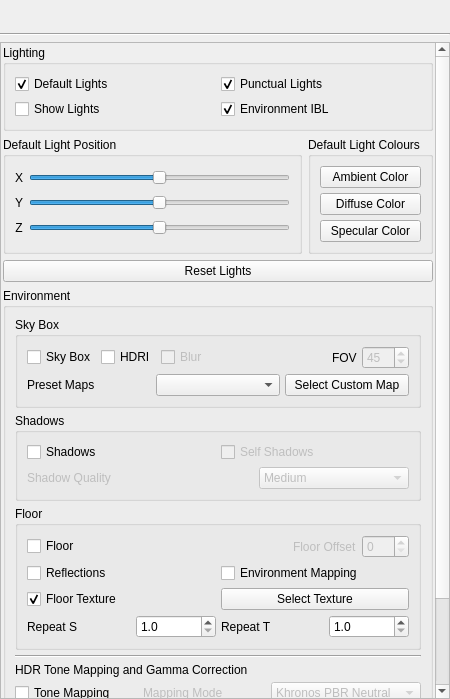
<?xml version="1.0" encoding="UTF-8"?>
<ui version="4.0">
 <author>N. Sharjith</author>
 <class>VisualizationEnvironmentPanel</class>
 <widget class="QWidget" name="VisualizationEnvironmentPanel">
  <property name="geometry">
   <rect>
    <x>0</x>
    <y>0</y>
    <width>450</width>
    <height>699</height>
   </rect>
  </property>
  <property name="sizePolicy">
   <sizepolicy hsizetype="Expanding" vsizetype="Expanding">
    <horstretch>0</horstretch>
    <verstretch>0</verstretch>
   </sizepolicy>
  </property>
  <property name="windowTitle">
   <string>Visualization Environment Settings</string>
  </property>
  <layout class="QGridLayout" name="gridLayout_2">
   <property name="leftMargin">
    <number>0</number>
   </property>
   <property name="topMargin">
    <number>0</number>
   </property>
   <property name="rightMargin">
    <number>0</number>
   </property>
   <property name="bottomMargin">
    <number>0</number>
   </property>
   <item row="0" column="0">
    <layout class="QHBoxLayout" name="toolbarLayout">
     <property name="spacing">
      <number>4</number>
     </property>
     <property name="leftMargin">
      <number>2</number>
     </property>
     <property name="topMargin">
      <number>2</number>
     </property>
     <property name="rightMargin">
      <number>2</number>
     </property>
     <property name="bottomMargin">
      <number>2</number>
     </property>
     <item>
      <widget class="QToolButton" name="toolButtonDetach">
       <property name="toolTip">
        <string>Detach from panel</string>
       </property>
       <property name="icon">
        <iconset resource="../ModelViewer.qrc">
         <normaloff>:/icons/res/detach.png</normaloff>:/icons/res/detach.png</iconset>
       </property>
       <property name="iconSize">
        <size>
         <width>16</width>
         <height>16</height>
        </size>
       </property>
       <property name="autoRaise">
        <bool>true</bool>
       </property>
      </widget>
     </item>
     <item>
      <spacer name="toolbarStretch">
       <property name="orientation">
        <enum>Qt::Orientation::Horizontal</enum>
       </property>
       <property name="sizeType">
        <enum>QSizePolicy::Policy::Expanding</enum>
       </property>
       <property name="sizeHint" stdset="0">
        <size>
         <width>40</width>
         <height>20</height>
        </size>
       </property>
      </spacer>
     </item>
    </layout>
   </item>
   <item row="2" column="0">
    <widget class="QScrollArea" name="scrollArea">
     <property name="sizePolicy">
      <sizepolicy hsizetype="Expanding" vsizetype="Expanding">
       <horstretch>0</horstretch>
       <verstretch>1</verstretch>
      </sizepolicy>
     </property>
     <property name="minimumSize">
      <size>
       <width>450</width>
       <height>650</height>
      </size>
     </property>
     <property name="frameShadow">
      <enum>QFrame::Shadow::Plain</enum>
     </property>
     <property name="verticalScrollBarPolicy">
      <enum>Qt::ScrollBarPolicy::ScrollBarAsNeeded</enum>
     </property>
     <property name="widgetResizable">
      <bool>true</bool>
     </property>
     <widget class="QWidget" name="scrollContents">
      <property name="geometry">
       <rect>
        <x>0</x>
        <y>-230</y>
        <width>436</width>
        <height>886</height>
       </rect>
      </property>
      <layout class="QGridLayout" name="gridLayout">
       <property name="leftMargin">
        <number>2</number>
       </property>
       <property name="topMargin">
        <number>2</number>
       </property>
       <property name="rightMargin">
        <number>2</number>
       </property>
       <property name="bottomMargin">
        <number>2</number>
       </property>
       <item row="0" column="0">
        <widget class="QGroupBox" name="groupBoxLighting">
         <property name="title">
          <string>Lighting</string>
         </property>
         <layout class="QGridLayout" name="lightingLayout">
          <property name="spacing">
           <number>5</number>
          </property>
          <item row="0" column="0">
           <widget class="QCheckBox" name="checkBoxDefaultLights">
            <property name="text">
             <string>Default Lights</string>
            </property>
            <property name="checked">
             <bool>true</bool>
            </property>
           </widget>
          </item>
          <item row="0" column="1">
           <widget class="QCheckBox" name="checkBoxPunctualLights">
            <property name="text">
             <string>Punctual Lights</string>
            </property>
            <property name="checked">
             <bool>true</bool>
            </property>
           </widget>
          </item>
          <item row="1" column="0">
           <widget class="QCheckBox" name="checkBoxShowLights">
            <property name="text">
             <string>Show Lights</string>
            </property>
           </widget>
          </item>
          <item row="1" column="1">
           <widget class="QCheckBox" name="checkBoxIBL">
            <property name="text">
             <string>Environment IBL</string>
            </property>
            <property name="checked">
             <bool>true</bool>
            </property>
           </widget>
          </item>
         </layout>
        </widget>
       </item>
       <item row="1" column="0">
        <layout class="QVBoxLayout" name="verticalLayout">
         <item>
          <layout class="QHBoxLayout" name="horizontalLayout">
           <item>
            <widget class="QGroupBox" name="groupBoxLightPosition">
             <property name="title">
              <string>Default Light Position</string>
             </property>
             <property name="flat">
              <bool>true</bool>
             </property>
             <layout class="QGridLayout" name="gridLayout_3">
              <item row="0" column="0">
               <widget class="QLabel" name="labelLightX">
                <property name="text">
                 <string>X</string>
                </property>
                <property name="alignment">
                 <set>Qt::AlignmentFlag::AlignCenter</set>
                </property>
               </widget>
              </item>
              <item row="0" column="1">
               <widget class="QSlider" name="sliderLightPosX">
                <property name="minimum">
                 <number>-200</number>
                </property>
                <property name="maximum">
                 <number>200</number>
                </property>
                <property name="orientation">
                 <enum>Qt::Orientation::Horizontal</enum>
                </property>
               </widget>
              </item>
              <item row="1" column="0">
               <widget class="QLabel" name="labelLightY">
                <property name="text">
                 <string>Y</string>
                </property>
                <property name="alignment">
                 <set>Qt::AlignmentFlag::AlignCenter</set>
                </property>
               </widget>
              </item>
              <item row="1" column="1">
               <widget class="QSlider" name="sliderLightPosY">
                <property name="minimum">
                 <number>-200</number>
                </property>
                <property name="maximum">
                 <number>200</number>
                </property>
                <property name="orientation">
                 <enum>Qt::Orientation::Horizontal</enum>
                </property>
               </widget>
              </item>
              <item row="2" column="0">
               <widget class="QLabel" name="labelLightZ">
                <property name="text">
                 <string>Z</string>
                </property>
                <property name="alignment">
                 <set>Qt::AlignmentFlag::AlignCenter</set>
                </property>
               </widget>
              </item>
              <item row="2" column="1">
               <widget class="QSlider" name="sliderLightPosZ">
                <property name="minimum">
                 <number>-100</number>
                </property>
                <property name="maximum">
                 <number>100</number>
                </property>
                <property name="orientation">
                 <enum>Qt::Orientation::Horizontal</enum>
                </property>
               </widget>
              </item>
             </layout>
            </widget>
           </item>
           <item>
            <widget class="QGroupBox" name="groupBoxLightColors">
             <property name="title">
              <string>Default Light Colours</string>
             </property>
             <property name="flat">
              <bool>true</bool>
             </property>
             <layout class="QGridLayout" name="lightColorsLayout">
              <property name="spacing">
               <number>5</number>
              </property>
              <item row="0" column="0">
               <widget class="QPushButton" name="pushButtonLightAmbient">
                <property name="text">
                 <string>Ambient Color</string>
                </property>
               </widget>
              </item>
              <item row="1" column="0">
               <widget class="QPushButton" name="pushButtonLightDiffuse">
                <property name="text">
                 <string>Diffuse Color</string>
                </property>
               </widget>
              </item>
              <item row="2" column="0">
               <widget class="QPushButton" name="pushButtonLightSpecular">
                <property name="text">
                 <string>Specular Color</string>
                </property>
               </widget>
              </item>
             </layout>
            </widget>
           </item>
          </layout>
         </item>
         <item>
          <widget class="QPushButton" name="pushButtonDefaultLights">
           <property name="toolTip">
            <string>Reset to default light and material</string>
           </property>
           <property name="text">
            <string>Reset Lights</string>
           </property>
          </widget>
         </item>
        </layout>
       </item>
       <item row="2" column="0">
        <widget class="QGroupBox" name="groupBoxEnvironment">
         <property name="title">
          <string>Environment</string>
         </property>
         <property name="flat">
          <bool>true</bool>
         </property>
         <layout class="QVBoxLayout" name="environmentLayout">
          <property name="spacing">
           <number>5</number>
          </property>
          <item>
           <widget class="QGroupBox" name="groupBoxSkyBox">
            <property name="title">
             <string>Sky Box</string>
            </property>
            <property name="flat">
             <bool>true</bool>
            </property>
            <layout class="QVBoxLayout" name="skyBoxLayout">
             <property name="spacing">
              <number>5</number>
             </property>
             <item>
              <layout class="QHBoxLayout" name="skyBoxCheckLayout">
               <item>
                <widget class="QCheckBox" name="checkBoxSkyBox">
                 <property name="text">
                  <string>Sky Box</string>
                 </property>
                </widget>
               </item>
               <item>
                <widget class="QCheckBox" name="checkBoxSkyBoxHDRI">
                 <property name="enabled">
                  <bool>true</bool>
                 </property>
                 <property name="text">
                  <string>HDRI</string>
                 </property>
                </widget>
               </item>
               <item>
                <widget class="QCheckBox" name="checkBoxSkyBoxBlurred">
                 <property name="enabled">
                  <bool>false</bool>
                 </property>
                 <property name="text">
                  <string>Blur</string>
                 </property>
                </widget>
               </item>
               <item>
                <spacer name="spacerSkyBox">
                 <property name="orientation">
                  <enum>Qt::Orientation::Horizontal</enum>
                 </property>
                 <property name="sizeHint" stdset="0">
                  <size>
                   <width>40</width>
                   <height>20</height>
                  </size>
                 </property>
                </spacer>
               </item>
               <item>
                <widget class="QLabel" name="labelFOV">
                 <property name="text">
                  <string>FOV</string>
                 </property>
                </widget>
               </item>
               <item>
                <widget class="QDoubleSpinBox" name="doubleSpinBoxSkyBoxFOV">
                 <property name="enabled">
                  <bool>false</bool>
                 </property>
                 <property name="maximumSize">
                  <size>
                   <width>80</width>
                   <height>16777215</height>
                  </size>
                 </property>
                 <property name="decimals">
                  <number>0</number>
                 </property>
                 <property name="minimum">
                  <double>15.000000000000000</double>
                 </property>
                 <property name="maximum">
                  <double>120.000000000000000</double>
                 </property>
                 <property name="value">
                  <double>45.000000000000000</double>
                 </property>
                </widget>
               </item>
              </layout>
             </item>
             <item>
              <layout class="QHBoxLayout" name="presetMapsLayout">
               <item>
                <widget class="QLabel" name="labelPresetMaps">
                 <property name="text">
                  <string>Preset Maps</string>
                 </property>
                </widget>
               </item>
               <item>
                <widget class="QComboBox" name="comboBoxSkyBoxMaps">
                 <property name="maximumSize">
                  <size>
                   <width>150</width>
                   <height>16777215</height>
                  </size>
                 </property>
                </widget>
               </item>
               <item>
                <widget class="QPushButton" name="pushButtonSkyBoxTex">
                 <property name="enabled">
                  <bool>true</bool>
                 </property>
                 <property name="text">
                  <string>Select Custom Map</string>
                 </property>
                </widget>
               </item>
              </layout>
             </item>
            </layout>
           </widget>
          </item>
          <item>
           <widget class="QGroupBox" name="groupBoxShadows">
            <property name="title">
             <string>Shadows</string>
            </property>
            <property name="flat">
             <bool>true</bool>
            </property>
            <layout class="QVBoxLayout" name="shadowsLayout">
             <property name="spacing">
              <number>5</number>
             </property>
             <item>
              <layout class="QHBoxLayout" name="shadowsCheckLayout">
               <item>
                <widget class="QCheckBox" name="checkBoxShadowMapping">
                 <property name="text">
                  <string>Shadows</string>
                 </property>
                </widget>
               </item>
               <item>
                <widget class="QCheckBox" name="checkBoxSelfShadows">
                 <property name="enabled">
                  <bool>false</bool>
                 </property>
                 <property name="text">
                  <string>Self Shadows</string>
                 </property>
                </widget>
               </item>
              </layout>
             </item>
             <item>
              <layout class="QHBoxLayout" name="shadowQualityLayout">
               <item>
                <widget class="QLabel" name="labelShadowQuality">
                 <property name="enabled">
                  <bool>false</bool>
                 </property>
                 <property name="text">
                  <string>Shadow Quality</string>
                 </property>
                </widget>
               </item>
               <item>
                <widget class="QComboBox" name="comboBoxShadowQuality">
                 <property name="enabled">
                  <bool>false</bool>
                 </property>
                 <property name="maximumSize">
                  <size>
                   <width>150</width>
                   <height>16777215</height>
                  </size>
                 </property>
                 <property name="currentIndex">
                  <number>1</number>
                 </property>
                 <item>
                  <property name="text">
                   <string>Low (Sharper)</string>
                  </property>
                 </item>
                 <item>
                  <property name="text">
                   <string>Medium</string>
                  </property>
                 </item>
                 <item>
                  <property name="text">
                   <string>High</string>
                  </property>
                 </item>
                 <item>
                  <property name="text">
                   <string>Ultra (Softer)</string>
                  </property>
                 </item>
                </widget>
               </item>
              </layout>
             </item>
            </layout>
           </widget>
          </item>
          <item>
           <widget class="QGroupBox" name="groupBoxFloor">
            <property name="title">
             <string>Floor</string>
            </property>
            <property name="flat">
             <bool>true</bool>
            </property>
            <layout class="QVBoxLayout" name="floorLayout">
             <property name="spacing">
              <number>5</number>
             </property>
             <item>
              <layout class="QHBoxLayout" name="floorCheckLayout">
               <item>
                <widget class="QCheckBox" name="checkBoxFloor">
                 <property name="text">
                  <string>Floor</string>
                 </property>
                </widget>
               </item>
               <item>
                <spacer name="spacerFloorCheck">
                 <property name="orientation">
                  <enum>Qt::Orientation::Horizontal</enum>
                 </property>
                 <property name="sizeHint" stdset="0">
                  <size>
                   <width>40</width>
                   <height>20</height>
                  </size>
                 </property>
                </spacer>
               </item>
               <item>
                <widget class="QLabel" name="labelFloorOffset">
                 <property name="enabled">
                  <bool>false</bool>
                 </property>
                 <property name="text">
                  <string>Floor Offset</string>
                 </property>
                </widget>
               </item>
               <item>
                <widget class="QDoubleSpinBox" name="doubleSpinBoxFloorOffset">
                 <property name="enabled">
                  <bool>false</bool>
                 </property>
                 <property name="maximumSize">
                  <size>
                   <width>80</width>
                   <height>16777215</height>
                  </size>
                 </property>
                 <property name="decimals">
                  <number>0</number>
                 </property>
                 <property name="maximum">
                  <double>100.000000000000000</double>
                 </property>
                </widget>
               </item>
              </layout>
             </item>
             <item>
              <layout class="QHBoxLayout" name="reflectionsLayout">
               <item>
                <widget class="QCheckBox" name="checkBoxReflections">
                 <property name="text">
                  <string>Reflections</string>
                 </property>
                </widget>
               </item>
               <item>
                <widget class="QCheckBox" name="checkBoxEnvMapping">
                 <property name="text">
                  <string>Environment Mapping</string>
                 </property>
                </widget>
               </item>
              </layout>
             </item>
             <item>
              <layout class="QHBoxLayout" name="floorTextureLayout">
               <item>
                <widget class="QCheckBox" name="checkBoxFloorTexture">
                 <property name="text">
                  <string>Floor Texture</string>
                 </property>
                 <property name="checked">
                  <bool>true</bool>
                 </property>
                </widget>
               </item>
               <item>
                <widget class="QPushButton" name="pushButtonFloorTexture">
                 <property name="text">
                  <string>Select Texture</string>
                 </property>
                </widget>
               </item>
              </layout>
             </item>
             <item>
              <layout class="QHBoxLayout" name="floorRepeatLayout">
               <item>
                <widget class="QLabel" name="labelRepeatS">
                 <property name="text">
                  <string>Repeat S</string>
                 </property>
                </widget>
               </item>
               <item>
                <widget class="QDoubleSpinBox" name="doubleSpinBoxRepeatS">
                 <property name="maximumSize">
                  <size>
                   <width>80</width>
                   <height>16777215</height>
                  </size>
                 </property>
                 <property name="decimals">
                  <number>1</number>
                 </property>
                 <property name="minimum">
                  <double>1.000000000000000</double>
                 </property>
                 <property name="maximum">
                  <double>10.000000000000000</double>
                 </property>
                 <property name="value">
                  <double>1.000000000000000</double>
                 </property>
                </widget>
               </item>
               <item>
                <widget class="QLabel" name="labelRepeatT">
                 <property name="text">
                  <string>Repeat T</string>
                 </property>
                </widget>
               </item>
               <item>
                <widget class="QDoubleSpinBox" name="doubleSpinBoxRepeatT">
                 <property name="maximumSize">
                  <size>
                   <width>80</width>
                   <height>16777215</height>
                  </size>
                 </property>
                 <property name="decimals">
                  <number>1</number>
                 </property>
                 <property name="minimum">
                  <double>1.000000000000000</double>
                 </property>
                 <property name="maximum">
                  <double>10.000000000000000</double>
                 </property>
                 <property name="value">
                  <double>1.000000000000000</double>
                 </property>
                </widget>
               </item>
              </layout>
             </item>
            </layout>
           </widget>
          </item>
          <item>
           <widget class="QFrame" name="separatorLine">
            <property name="frameShape">
             <enum>QFrame::Shape::HLine</enum>
            </property>
            <property name="frameShadow">
             <enum>QFrame::Shadow::Sunken</enum>
            </property>
           </widget>
          </item>
          <item>
           <widget class="QLabel" name="labelHDRSection">
            <property name="text">
             <string>HDR Tone Mapping and Gamma Correction</string>
            </property>
           </widget>
          </item>
          <item>
           <layout class="QHBoxLayout" name="toneMappingLayout">
            <item>
             <widget class="QCheckBox" name="checkBoxHDRToneMapping">
              <property name="text">
               <string>Tone Mapping</string>
              </property>
             </widget>
            </item>
            <item>
             <widget class="QLabel" name="labelToneMappingMode">
              <property name="enabled">
               <bool>false</bool>
              </property>
              <property name="text">
               <string>Mapping Mode</string>
              </property>
             </widget>
            </item>
            <item>
             <widget class="QComboBox" name="comboBoxHDRToneMappingMode">
              <property name="enabled">
               <bool>false</bool>
              </property>
              <property name="maximumSize">
               <size>
                <width>150</width>
                <height>16777215</height>
               </size>
              </property>
              <item>
               <property name="text">
                <string>Khronos PBR Neutral</string>
               </property>
              </item>
              <item>
               <property name="text">
                <string>ACES Narkowicz</string>
               </property>
              </item>
              <item>
               <property name="text">
                <string>ACES Hill</string>
               </property>
              </item>
              <item>
               <property name="text">
                <string>ACES Hill Exposure Boost</string>
               </property>
              </item>
              <item>
               <property name="text">
                <string>Uncharted 2</string>
               </property>
              </item>
              <item>
               <property name="text">
                <string>Reinhard</string>
               </property>
              </item>
             </widget>
            </item>
           </layout>
          </item>
          <item>
           <layout class="QHBoxLayout" name="exposureLayout">
            <item>
             <widget class="QLabel" name="labelEnvMapExposure">
              <property name="enabled">
               <bool>false</bool>
              </property>
              <property name="text">
               <string>Env Map Exposure</string>
              </property>
             </widget>
            </item>
            <item>
             <widget class="QDoubleSpinBox" name="doubleSpinBoxEnvMapExposure">
              <property name="enabled">
               <bool>false</bool>
              </property>
              <property name="maximumSize">
               <size>
                <width>80</width>
                <height>16777215</height>
               </size>
              </property>
              <property name="decimals">
               <number>1</number>
              </property>
              <property name="minimum">
               <double>-8.000000000000000</double>
              </property>
              <property name="maximum">
               <double>8.000000000000000</double>
              </property>
              <property name="singleStep">
               <double>0.100000000000000</double>
              </property>
             </widget>
            </item>
            <item>
             <widget class="QLabel" name="labelIBLExposure">
              <property name="enabled">
               <bool>false</bool>
              </property>
              <property name="text">
               <string>IBL Exposure</string>
              </property>
             </widget>
            </item>
            <item>
             <widget class="QDoubleSpinBox" name="doubleSpinBoxIBLExposure">
              <property name="enabled">
               <bool>false</bool>
              </property>
              <property name="maximumSize">
               <size>
                <width>80</width>
                <height>16777215</height>
               </size>
              </property>
              <property name="decimals">
               <number>1</number>
              </property>
              <property name="minimum">
               <double>-8.000000000000000</double>
              </property>
              <property name="maximum">
               <double>8.000000000000000</double>
              </property>
              <property name="singleStep">
               <double>0.100000000000000</double>
              </property>
             </widget>
            </item>
           </layout>
          </item>
          <item>
           <layout class="QHBoxLayout" name="gammaLayout">
            <item>
             <widget class="QCheckBox" name="checkBoxGammaCorrection">
              <property name="text">
               <string>Gamma Correction</string>
              </property>
             </widget>
            </item>
            <item>
             <widget class="QLabel" name="labelScreenGamma">
              <property name="enabled">
               <bool>false</bool>
              </property>
              <property name="text">
               <string>Screen Gamma</string>
              </property>
              <property name="alignment">
               <set>Qt::AlignmentFlag::AlignRight|Qt::AlignmentFlag::AlignTrailing|Qt::AlignmentFlag::AlignVCenter</set>
              </property>
             </widget>
            </item>
            <item>
             <widget class="QDoubleSpinBox" name="doubleSpinBoxScreenGamma">
              <property name="enabled">
               <bool>false</bool>
              </property>
              <property name="maximumSize">
               <size>
                <width>80</width>
                <height>16777215</height>
               </size>
              </property>
              <property name="decimals">
               <number>1</number>
              </property>
              <property name="minimum">
               <double>0.100000000000000</double>
              </property>
              <property name="maximum">
               <double>5.000000000000000</double>
              </property>
              <property name="singleStep">
               <double>0.200000000000000</double>
              </property>
              <property name="value">
               <double>2.200000000000000</double>
              </property>
             </widget>
            </item>
           </layout>
          </item>
          <item>
           <widget class="QPushButton" name="pushButtonDefaultEnvValues">
            <property name="text">
             <string>Default Values</string>
            </property>
           </widget>
          </item>
         </layout>
        </widget>
       </item>
      </layout>
     </widget>
    </widget>
   </item>
   <item row="1" column="0">
    <widget class="QFrame" name="lineSeparator">
     <property name="frameShape">
      <enum>QFrame::Shape::HLine</enum>
     </property>
     <property name="frameShadow">
      <enum>QFrame::Shadow::Sunken</enum>
     </property>
    </widget>
   </item>
  </layout>
 </widget>
 <resources>
  <include location="../ModelViewer.qrc"/>
 </resources>
 <connections/>
</ui>
